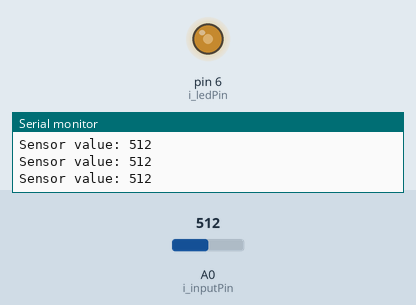
This sketch was run on a simulated Arduino Uno, built with avr-gcc and run on an emulated ATmega328P. Parts: output pins drawn as LEDs (lit = HIGH), the last lines printed to the serial monitor. The test bench sets the inputs (shaded band); at power-on: A0 (i_inputPin) = 512.

Above: at 1.2 s.
1.3 s: A0 (i_inputPin) set to 716
At 1.7 s:
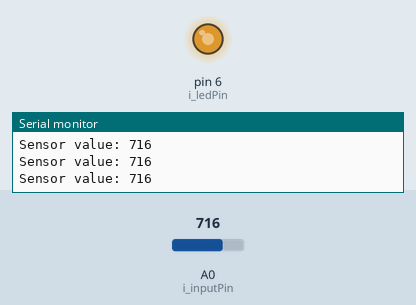
2.8 s: A0 (i_inputPin) set to 900
At 3.3 s:
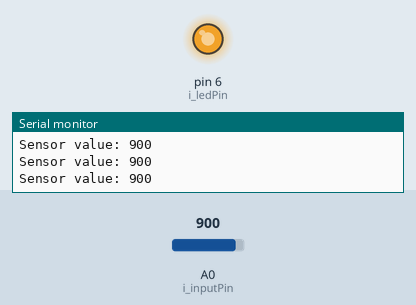
4.3 s: A0 (i_inputPin) set to 122
At 5.1 s:
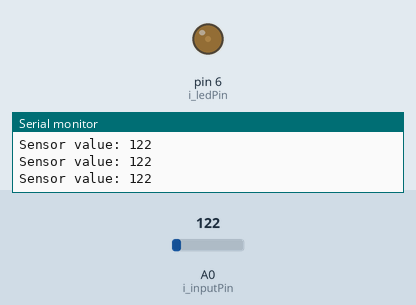
5.8 s: A0 (i_inputPin) set to 0
At 6.8 s:
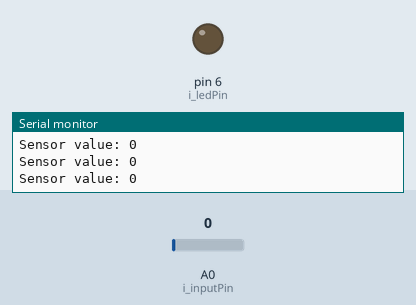
7.3 s: A0 (i_inputPin) set to 511
At 8.5 s:
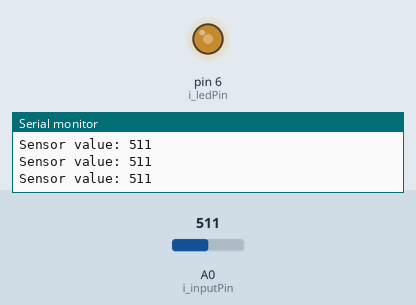
Timing chart, 0 to 9.8 s (numbered marks = the images above; inputs shaded):
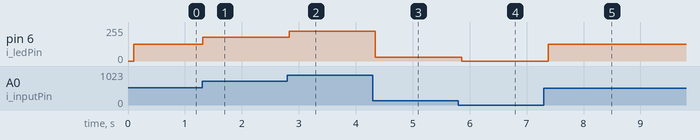

Measured:
- after the input at 1.3 s, pin 6 (i_ledPin): 127/255 → 178/255 at once
- after the input at 2.8 s, pin 6 (i_ledPin): 178/255 → 224/255 at once
- after the input at 4.3 s, pin 6 (i_ledPin): 224/255 → 30/255 after 0.05 s
- after the input at 5.8 s, pin 6 (i_ledPin): 30/255 → 0/255 after 0.06 s
- after the input at 7.3 s, pin 6 (i_ledPin): 0/255 → 127/255 after 0.08 s

The sketch:

course_analog_pwm_eg4.ino
```cpp
// What is the purpose of this script?
/* @description: Read an analogue input and print to the serial port
*  and then to the LED PWM output
*  This is a demonstration script for a course being run on Arduino
*
*
*
*/

// @author: William Gebers
// @created: 24-05-2013
// @license: GNU Public License


// Include header libraries here
// No header libraries required

// Create global variables here
int i_intensity;             // Variable storing the current intensity of the LED
double d_lastUpdate;         // Variable to remember when we last updated the PWM (in mS)
const double d_period = 100; // How long should we wait between updates (in mS)
const int i_ledPin = 6;      // Which pin number we are using NB only some pins can do PWM
const int i_inputPin = A0;   // A0 is defined in the core library - We are using it as an input pin
int i_analogValue;           // Somewhere to store the value we read on the inputPin

// The code that runs when you hit start / restart goes here
void setup()
{
  i_intensity = 0;                    // Good practise to initialise a variable
  pinMode(i_ledPin,OUTPUT);           // Set the pin mode correctly
  analogWrite(i_ledPin,i_intensity);  // Set the output to 0
  pinMode(i_inputPin,INPUT);          // Set the pin mode correctly
  Serial.begin(9600);                 // Setup the serial port at a baud rate of 9600
  Serial.println("Script starts");    // Send us some information to know the program is running
  int i_analogValue = 0;              // Initialize the variable
}


// It just goes on, and on, and on, and on....
void loop()
{
    if(millis()-d_lastUpdate > d_period)           // Check if we need to update
    {
    i_analogValue = analogRead(i_inputPin);        // Read the input from the ADC
    Serial.print("Sensor value: ");                // Send the information to the serial terminal
    Serial.println(i_analogValue);                 // Send us the data
    i_intensity = map(i_analogValue,0,1023,0,255); // Analogue read value is 1023, so we need to reduce it to 255
    analogWrite(i_ledPin,i_intensity);             // Update the brightness
    d_lastUpdate = millis();                       // Update the timer
    }
}
```
